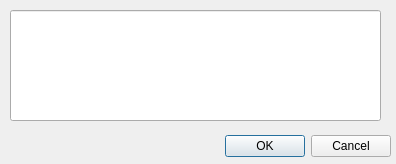
<?xml version="1.0" encoding="UTF-8"?>
<ui version="4.0">
 <class>Dialog</class>
 <widget class="QDialog" name="Dialog">
  <property name="geometry">
   <rect>
    <x>0</x>
    <y>0</y>
    <width>396</width>
    <height>164</height>
   </rect>
  </property>
  <property name="windowTitle">
   <string>Plot Paused</string>
  </property>
  <widget class="QDialogButtonBox" name="buttonBox_okCancel">
   <property name="geometry">
    <rect>
     <x>50</x>
     <y>130</y>
     <width>341</width>
     <height>32</height>
    </rect>
   </property>
   <property name="orientation">
    <enum>Qt::Horizontal</enum>
   </property>
   <property name="standardButtons">
    <set>QDialogButtonBox::Cancel|QDialogButtonBox::Ok</set>
   </property>
  </widget>
  <widget class="QLineEdit" name="lineEdit_message">
   <property name="geometry">
    <rect>
     <x>10</x>
     <y>10</y>
     <width>371</width>
     <height>111</height>
    </rect>
   </property>
  </widget>
 </widget>
 <resources/>
 <connections>
  <connection>
   <sender>buttonBox_okCancel</sender>
   <signal>accepted()</signal>
   <receiver>Dialog</receiver>
   <slot>accept()</slot>
   <hints>
    <hint type="sourcelabel">
     <x>248</x>
     <y>254</y>
    </hint>
    <hint type="destinationlabel">
     <x>157</x>
     <y>274</y>
    </hint>
   </hints>
  </connection>
  <connection>
   <sender>buttonBox_okCancel</sender>
   <signal>rejected()</signal>
   <receiver>Dialog</receiver>
   <slot>reject()</slot>
   <hints>
    <hint type="sourcelabel">
     <x>316</x>
     <y>260</y>
    </hint>
    <hint type="destinationlabel">
     <x>286</x>
     <y>274</y>
    </hint>
   </hints>
  </connection>
 </connections>
</ui>
